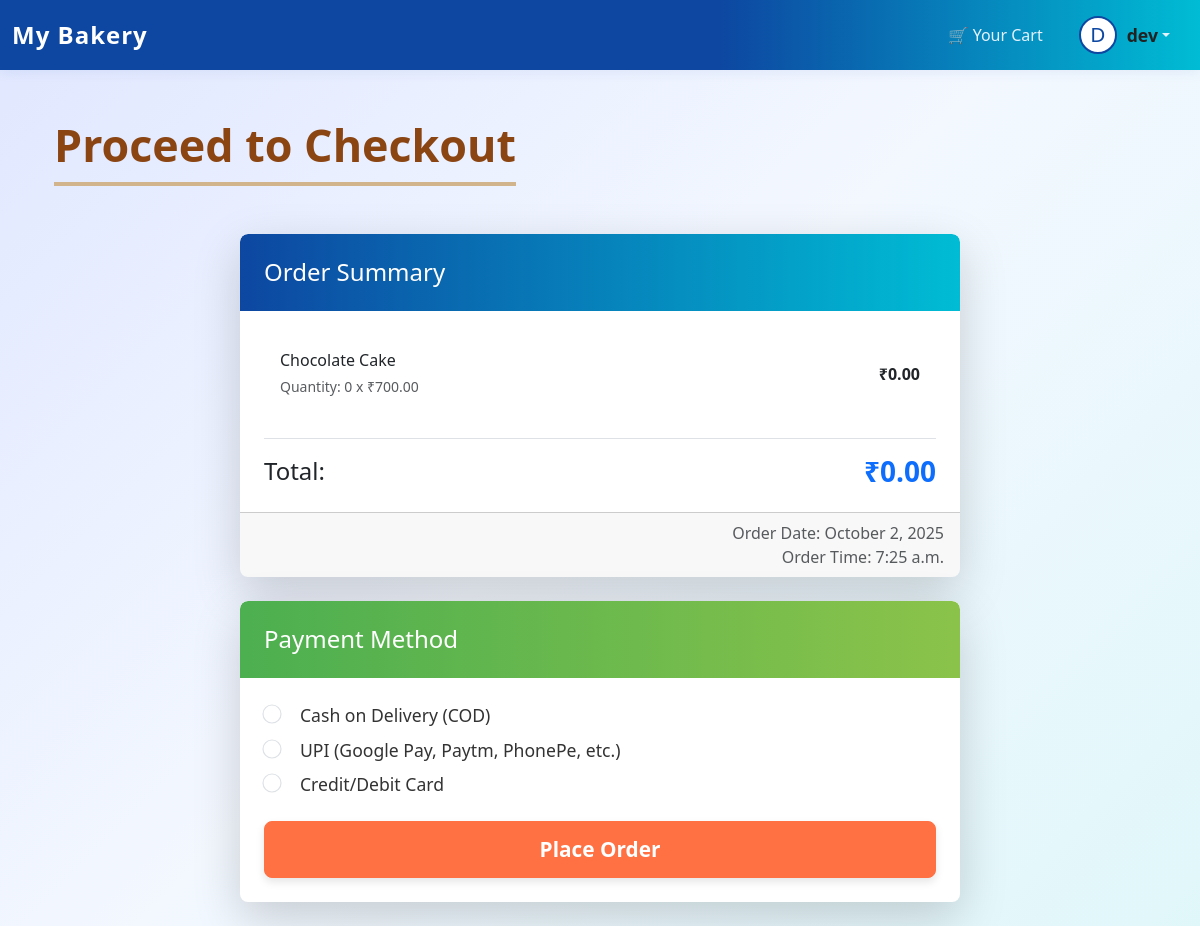
The page /checkout/ (signed in) on the database its author committed.
### main/models.py (models this page shows, shortened)
class CartItem(models.Model):
    user = models.ForeignKey(User, on_delete=models.CASCADE)
    product = models.ForeignKey(Product, on_delete=models.CASCADE)
    quantity = models.PositiveIntegerField(default=1)
    @property
    def total_price_calculated(self):
        return self.product.price * self.quantity

class Product(models.Model):
    name = models.CharField(max_length=100)
    description = models.TextField()
    price = models.DecimalField(max_digits=10, decimal_places=2)
    image = models.ImageField(upload_to='products_images/')

### main/views.py (the view, shortened to what this page needs)
# urls.py: path('checkout/', views.checkout_view, name='checkout'),
@login_required
def checkout_view(request):
    cart_items = CartItem.objects.filter(user=request.user)
    if not cart_items:
        messages.warning(request, "Your cart is empty. Please add items before checking out.")
        return redirect('cart')
    total_price = sum(item.total_price_calculated for item in cart_items)
    current_datetime = datetime.now()
    return render(request, 'checkout.html', {
        'cart_items': cart_items,
        'total_price': total_price,
        'current_datetime': current_datetime
    })

### main/templates/checkout.html (shortened to what this page needs)
{% extends 'base.html' %}
{% load static %}
{% block content %}
<div class="container mt-5">
    <h2 class="text-center mb-5 checkout-heading">Proceed to Checkout</h2>
    <div class="row justify-content-center">
        <div class="col-md-8">
            <div class="card shadow-lg border-0 rounded-3 mb-4">
                <div class="card-header bg-primary text-white rounded-top-3">
                    <h4 class="mb-0">Order Summary</h4>
                </div>
                <div class="card-body p-4">
                    <ul class="list-group list-group-flush mb-4">
                        {% for item in cart_items %}
                        <li class="list-group-item d-flex justify-content-between align-items-center">
                            <div>
                                <h6 class="mb-1">{{ item.product.name }}</h6>
                                <small class="text-muted">Quantity: {{ item.quantity }} x ₹{{ item.product.price|floatformat:2 }}</small>
                            </div>
                            <span class="fw-bold">₹{{ item.total_price_calculated|floatformat:2 }}</span>
                        </li>
                        {% endfor %}
                    </ul>
                    <div class="d-flex justify-content-between align-items-center border-top pt-3">
                        <h4 class="mb-0">Total:</h4>
                        <h3 class="mb-0 text-primary fw-bold">₹{{ total_price|floatformat:2 }}</h3>
                    </div>
                </div>
                <div class="card-footer text-muted text-end">
                    Order Date: {{ current_datetime|date:"F j, Y" }} <br>
                    Order Time: {{ current_datetime|date:"P" }}
                </div>
            </div>
            <div class="card shadow-lg border-0 rounded-3 mb-4">
                <div class="card-header bg-success text-white rounded-top-3">
                    <h4 class="mb-0">Payment Method</h4>
                </div>
                <div class="card-body p-4">
                    <form method="post" action="{% url 'checkout' %}">
                        <div class="mb-3">
                            <div class="form-check payment-option">
                                <input class="form-check-input" type="radio" name="payment_method" id="cod" value="cod" {% if selected_payment_method == 'cod' %}checked{% endif %}>
                                <label class="form-check-label" for="cod">
                                     Cash on Delivery (COD)
                                </label>
                            </div>
                            <div class="form-check payment-option mt-2">
                                <input class="form-check-input" type="radio" name="payment_method" id="upi" value="upi" {% if selected_payment_method == 'upi' %}checked{% endif %}>
                                <label class="form-check-label" for="upi">
                                     UPI (Google Pay, Paytm, PhonePe, etc.)
                                </label>
                            </div>
                            <div class="form-check payment-option mt-2">
                                <input class="form-check-input" type="radio" name="payment_method" id="card" value="card">
                                <label class="form-check-label" for="card">
                                     Credit/Debit Card
                                </label>
                            </div>
                        </div>
                        <div class="d-grid gap-2 mt-4">
                            <button type="submit" class="btn btn-primary btn-lg place-order-btn">Place Order</button>
                        </div>
                    </form>
                </div>
            </div>
        </div>
    </div>
</div>
{% endblock %}

### main/templates/base.html (shortened to what this page needs)
<!DOCTYPE html>
<html lang="en">
<head>
    <link href="https://cdn.jsdelivr.net/npm/bootstrap@5.3.0/dist/css/bootstrap.min.css" rel="stylesheet">
</head>
<body>
<nav class="navbar navbar-expand-lg navbar-custom">
    <div class="container-fluid">
        <a class="navbar-brand" href="{% url 'home' %}">My Bakery</a>
        <div class="collapse navbar-collapse">
            <ul class="navbar-nav ms-auto align-items-center">
                <li class="nav-item">
                    <a class="nav-link" href="{% url 'cart' %}">🛒 Your Cart</a>
                </li>
                {% if user.is_authenticated %}
                    <li class="nav-item dropdown">
                        <a class="nav-link dropdown-toggle d-flex align-items-center" href="#" id="profileDropdown" role="button" data-bs-toggle="dropdown" aria-expanded="false">
                            <span class="profile-avatar">{{ user.username|slice:":1"|upper }}</span>
                            <div class="d-none d-md-flex flex-column align-items-start">
                                <span class="profile-name">
                                    {{ user.get_full_name|default:user.username }}
                                </span>
                            </div>
                        </a>
                    </li>
                {% else %}
                    <li class="nav-item"><a class="nav-link" href="{% url 'login' %}">Login</a></li>
                    <li class="nav-item"><a class="nav-link" href="{% url 'signup' %}">Sign Up</a></li>
                {% endif %}
            </ul>
        </div>
    </div>
</nav>
<div class="container mt-4">
    {% block content %} {% endblock %}
</div>
</body>
</html>

### main/templates/base.html (style rules this page uses)
body { min-height: 100vh; background: linear-gradient(135deg, #e0e7ff 0%, #f3f8ff 50%, #e0f7fa 100%); }
.navbar-custom { background: linear-gradient(90deg, #0d47a1 60%, #00bcd4 100%); box-shadow: 0 2px 12px rgba(13,71,161,0.08); }
.navbar-brand { font-weight: 700; font-size: 1.5rem; letter-spacing: 1px; color: #fff !important; }
.navbar-nav .nav-link { color: #e3f2fd !important; font-weight: 500; margin: 0 10px; border-radius: 8px; transition: background 0.2s, color 0.2s; }
.profile-avatar { width: 38px; height: 38px; border-radius: 50%; background: #fff; border: 2px solid #0d47a1; display: flex; align-items: center; justify-content: center; font-size: 1.3rem; color: #0d47a1; margin-right: 10px; }
.profile-name { font-weight: 600; color: #222; font-size: 1.1rem; }

### main/templates/checkout.html (style rules this page uses)
* { box-sizing: border-box; }
.checkout-heading { font-size: 2.8rem; font-weight: bold; color: #8B4513; border-bottom: 4px solid #D2B48C; display: inline-block; padding-bottom: 10px; margin-left: auto; margin-right: auto; }
.card { border-radius: 15px; overflow: hidden; }
.card-header { border-bottom: none; padding: 1.5rem; font-size: 1.25rem; }
.card-header.bg-primary { background: linear-gradient(90deg, #0d47a1 0%, #00bcd4 100%) !important; }
.card-header.bg-success { background: linear-gradient(90deg, #4CAF50 0%, #8BC34A 100%) !important; }
.list-group-item { border-color: #eee; padding-top: 1rem; padding-bottom: 1rem; }
.payment-option label { font-size: 1.1rem; font-weight: 500; color: #333; display: flex; align-items: center; cursor: pointer; }
.payment-option input[type="radio"] { margin-right: 0.75rem; transform: scale(1.2); }
.place-order-btn { background-color: #FF7043; border-color: #FF7043; font-size: 1.3rem; font-weight: bold; padding: 0.75rem 1.5rem; transition: background-color 0.3s, transform 0.3s, box-shadow 0.3s; box-shadow: 0 4px 8px rgba(0,0,0,0.1); }

### rows shown on the page
CartItem: product.name "Chocolate Cake", quantity "0", product.price "700.00", total_price_calculated "0.00"

### other values the page prints
{{ user.username|slice:":1"|upper }} "D"
{{ user.get_full_name|default:user.username }} "dev"
{{ total_price|floatformat:2 }} "0.00"
